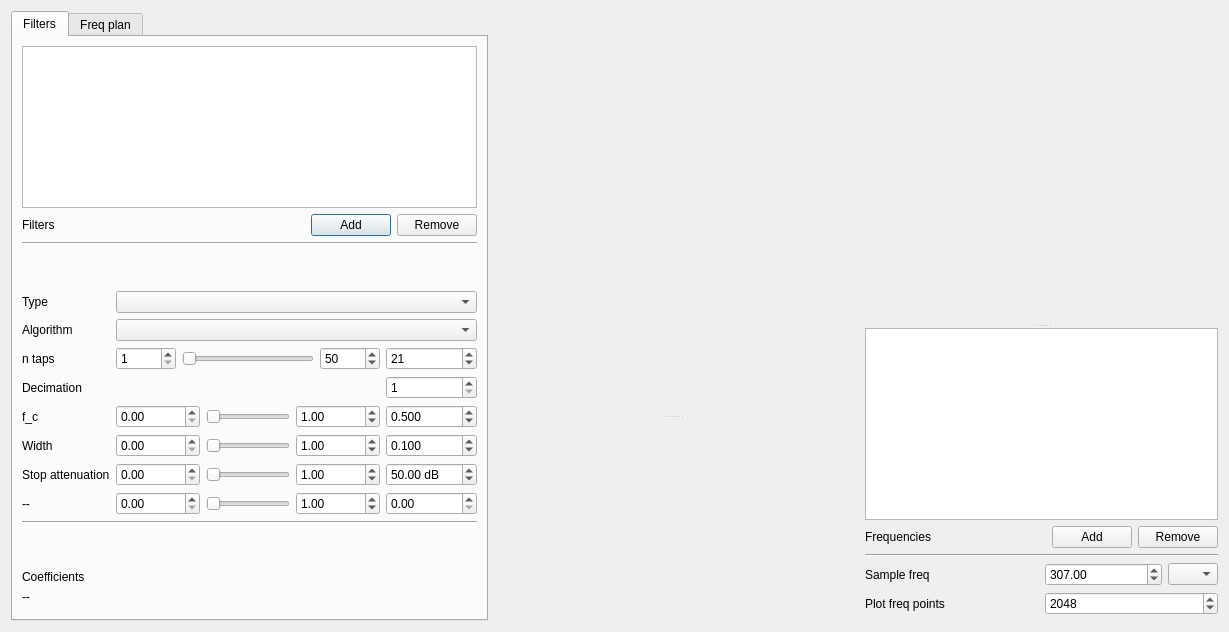
<?xml version="1.0" encoding="UTF-8"?>
<ui version="4.0">
 <class>FIRDesign</class>
 <widget class="QDialog" name="FIRDesign">
  <property name="geometry">
   <rect>
    <x>0</x>
    <y>0</y>
    <width>1229</width>
    <height>632</height>
   </rect>
  </property>
  <property name="windowTitle">
   <string>FIR Design</string>
  </property>
  <layout class="QHBoxLayout" name="horizontalLayout">
   <item>
    <widget class="QTabWidget" name="tabWidget">
     <property name="maximumSize">
      <size>
       <width>500</width>
       <height>16777215</height>
      </size>
     </property>
     <property name="currentIndex">
      <number>0</number>
     </property>
     <widget class="QWidget" name="filter_tab">
      <attribute name="title">
       <string>Filters</string>
      </attribute>
      <layout class="QGridLayout" name="gridLayout_2">
       <item row="10" column="2">
        <widget class="QDoubleSpinBox" name="p2_spinbox">
         <property name="suffix">
          <string> dB</string>
         </property>
         <property name="maximum">
          <double>999.000000000000000</double>
         </property>
         <property name="singleStep">
          <double>5.000000000000000</double>
         </property>
         <property name="value">
          <double>50.000000000000000</double>
         </property>
        </widget>
       </item>
       <item row="15" column="0">
        <widget class="QLabel" name="coefficients_name_label">
         <property name="text">
          <string>Coefficients</string>
         </property>
        </widget>
       </item>
       <item row="11" column="2">
        <widget class="QDoubleSpinBox" name="p3_spinbox"/>
       </item>
       <item row="8" column="1">
        <layout class="QHBoxLayout" name="horizontalLayout_4">
         <item>
          <widget class="QDoubleSpinBox" name="p0_min_spinbox">
           <property name="minimumSize">
            <size>
             <width>60</width>
             <height>0</height>
            </size>
           </property>
           <property name="maximum">
            <double>999999.000000000000000</double>
           </property>
          </widget>
         </item>
         <item>
          <widget class="QSlider" name="p0_slider">
           <property name="orientation">
            <enum>Qt::Horizontal</enum>
           </property>
          </widget>
         </item>
         <item>
          <widget class="QDoubleSpinBox" name="p0_max_spinbox">
           <property name="minimumSize">
            <size>
             <width>60</width>
             <height>0</height>
            </size>
           </property>
           <property name="maximum">
            <double>999999.000000000000000</double>
           </property>
           <property name="value">
            <double>1.000000000000000</double>
           </property>
          </widget>
         </item>
        </layout>
       </item>
       <item row="16" column="0" colspan="3">
        <widget class="QLabel" name="coe_label">
         <property name="sizePolicy">
          <sizepolicy hsizetype="Preferred" vsizetype="Expanding">
           <horstretch>0</horstretch>
           <verstretch>0</verstretch>
          </sizepolicy>
         </property>
         <property name="minimumSize">
          <size>
           <width>0</width>
           <height>20</height>
          </size>
         </property>
         <property name="text">
          <string>--</string>
         </property>
         <property name="alignment">
          <set>Qt::AlignLeading|Qt::AlignLeft|Qt::AlignTop</set>
         </property>
        </widget>
       </item>
       <item row="9" column="1">
        <layout class="QHBoxLayout" name="horizontalLayout_5">
         <item>
          <widget class="QDoubleSpinBox" name="p1_min_spinbox">
           <property name="minimumSize">
            <size>
             <width>60</width>
             <height>0</height>
            </size>
           </property>
           <property name="maximum">
            <double>999999.000000000000000</double>
           </property>
          </widget>
         </item>
         <item>
          <widget class="QSlider" name="p1_slider">
           <property name="orientation">
            <enum>Qt::Horizontal</enum>
           </property>
          </widget>
         </item>
         <item>
          <widget class="QDoubleSpinBox" name="p1_max_spinbox">
           <property name="minimumSize">
            <size>
             <width>60</width>
             <height>0</height>
            </size>
           </property>
           <property name="maximum">
            <double>999999.000000000000000</double>
           </property>
           <property name="value">
            <double>1.000000000000000</double>
           </property>
          </widget>
         </item>
        </layout>
       </item>
       <item row="6" column="0">
        <widget class="QLabel" name="label">
         <property name="text">
          <string>n taps</string>
         </property>
        </widget>
       </item>
       <item row="11" column="0">
        <widget class="QLabel" name="p3_label">
         <property name="text">
          <string>--</string>
         </property>
        </widget>
       </item>
       <item row="10" column="0">
        <widget class="QLabel" name="p2_label">
         <property name="text">
          <string>Stop attenuation</string>
         </property>
        </widget>
       </item>
       <item row="5" column="1" colspan="2">
        <widget class="QComboBox" name="algo_combobox"/>
       </item>
       <item row="7" column="2">
        <widget class="QSpinBox" name="decimation_spinbox">
         <property name="minimum">
          <number>1</number>
         </property>
        </widget>
       </item>
       <item row="8" column="0">
        <widget class="QLabel" name="p0_label">
         <property name="text">
          <string>f_c</string>
         </property>
        </widget>
       </item>
       <item row="9" column="0">
        <widget class="QLabel" name="p1_label">
         <property name="text">
          <string>Width</string>
         </property>
        </widget>
       </item>
       <item row="9" column="2">
        <widget class="QDoubleSpinBox" name="p1_spinbox">
         <property name="decimals">
          <number>3</number>
         </property>
         <property name="maximum">
          <double>1.000000000000000</double>
         </property>
         <property name="singleStep">
          <double>0.010000000000000</double>
         </property>
         <property name="value">
          <double>0.100000000000000</double>
         </property>
        </widget>
       </item>
       <item row="10" column="1">
        <layout class="QHBoxLayout" name="horizontalLayout_6">
         <item>
          <widget class="QDoubleSpinBox" name="p2_min_spinbox">
           <property name="minimumSize">
            <size>
             <width>60</width>
             <height>0</height>
            </size>
           </property>
           <property name="maximum">
            <double>999999.000000000000000</double>
           </property>
          </widget>
         </item>
         <item>
          <widget class="QSlider" name="p2_slider">
           <property name="orientation">
            <enum>Qt::Horizontal</enum>
           </property>
          </widget>
         </item>
         <item>
          <widget class="QDoubleSpinBox" name="p2_max_spinbox">
           <property name="minimumSize">
            <size>
             <width>60</width>
             <height>0</height>
            </size>
           </property>
           <property name="maximum">
            <double>999999.000000000000000</double>
           </property>
           <property name="value">
            <double>1.000000000000000</double>
           </property>
          </widget>
         </item>
        </layout>
       </item>
       <item row="4" column="0">
        <widget class="QLabel" name="label_2">
         <property name="text">
          <string>Type</string>
         </property>
        </widget>
       </item>
       <item row="0" column="0" colspan="3">
        <widget class="QListWidget" name="filters_list">
         <property name="maximumSize">
          <size>
           <width>16777215</width>
           <height>16777215</height>
          </size>
         </property>
        </widget>
       </item>
       <item row="8" column="2">
        <widget class="QDoubleSpinBox" name="p0_spinbox">
         <property name="minimumSize">
          <size>
           <width>70</width>
           <height>0</height>
          </size>
         </property>
         <property name="decimals">
          <number>3</number>
         </property>
         <property name="maximum">
          <double>999999.000000000000000</double>
         </property>
         <property name="singleStep">
          <double>0.050000000000000</double>
         </property>
         <property name="value">
          <double>0.500000000000000</double>
         </property>
        </widget>
       </item>
       <item row="14" column="0">
        <spacer name="verticalSpacer_2">
         <property name="orientation">
          <enum>Qt::Vertical</enum>
         </property>
         <property name="sizeType">
          <enum>QSizePolicy::Fixed</enum>
         </property>
         <property name="sizeHint" stdset="0">
          <size>
           <width>20</width>
           <height>40</height>
          </size>
         </property>
        </spacer>
       </item>
       <item row="3" column="1">
        <spacer name="verticalSpacer_3">
         <property name="orientation">
          <enum>Qt::Vertical</enum>
         </property>
         <property name="sizeType">
          <enum>QSizePolicy::Fixed</enum>
         </property>
         <property name="sizeHint" stdset="0">
          <size>
           <width>20</width>
           <height>40</height>
          </size>
         </property>
        </spacer>
       </item>
       <item row="1" column="0" colspan="3">
        <layout class="QHBoxLayout" name="horizontalLayout_10">
         <item>
          <widget class="QLabel" name="label_9">
           <property name="text">
            <string>Filters</string>
           </property>
          </widget>
         </item>
         <item>
          <spacer name="horizontalSpacer_3">
           <property name="orientation">
            <enum>Qt::Horizontal</enum>
           </property>
           <property name="sizeHint" stdset="0">
            <size>
             <width>40</width>
             <height>20</height>
            </size>
           </property>
          </spacer>
         </item>
         <item>
          <widget class="QPushButton" name="add_filter_button">
           <property name="maximumSize">
            <size>
             <width>16777215</width>
             <height>16777215</height>
            </size>
           </property>
           <property name="text">
            <string>Add</string>
           </property>
          </widget>
         </item>
         <item>
          <widget class="QPushButton" name="remove_filter_button">
           <property name="text">
            <string>Remove</string>
           </property>
          </widget>
         </item>
        </layout>
       </item>
       <item row="11" column="1">
        <layout class="QHBoxLayout" name="horizontalLayout_7">
         <item>
          <widget class="QDoubleSpinBox" name="p3_min_spinbox">
           <property name="minimumSize">
            <size>
             <width>60</width>
             <height>0</height>
            </size>
           </property>
           <property name="maximum">
            <double>999999.000000000000000</double>
           </property>
          </widget>
         </item>
         <item>
          <widget class="QSlider" name="p3_slider">
           <property name="orientation">
            <enum>Qt::Horizontal</enum>
           </property>
          </widget>
         </item>
         <item>
          <widget class="QDoubleSpinBox" name="p3_max_spinbox">
           <property name="minimumSize">
            <size>
             <width>60</width>
             <height>0</height>
            </size>
           </property>
           <property name="maximum">
            <double>999999.000000000000000</double>
           </property>
           <property name="value">
            <double>1.000000000000000</double>
           </property>
          </widget>
         </item>
        </layout>
       </item>
       <item row="7" column="0">
        <widget class="QLabel" name="label_3">
         <property name="text">
          <string>Decimation</string>
         </property>
        </widget>
       </item>
       <item row="5" column="0">
        <widget class="QLabel" name="label_7">
         <property name="text">
          <string>Algorithm</string>
         </property>
        </widget>
       </item>
       <item row="6" column="1">
        <layout class="QHBoxLayout" name="horizontalLayout_3">
         <item>
          <widget class="QSpinBox" name="ntaps_min_spinbox">
           <property name="minimumSize">
            <size>
             <width>60</width>
             <height>0</height>
            </size>
           </property>
           <property name="minimum">
            <number>1</number>
           </property>
          </widget>
         </item>
         <item>
          <widget class="QSlider" name="ntaps_slider">
           <property name="orientation">
            <enum>Qt::Horizontal</enum>
           </property>
          </widget>
         </item>
         <item>
          <widget class="QSpinBox" name="ntaps_max_spinbox">
           <property name="minimumSize">
            <size>
             <width>60</width>
             <height>0</height>
            </size>
           </property>
           <property name="minimum">
            <number>1</number>
           </property>
           <property name="maximum">
            <number>9999</number>
           </property>
           <property name="value">
            <number>50</number>
           </property>
          </widget>
         </item>
        </layout>
       </item>
       <item row="13" column="0" colspan="3">
        <widget class="Line" name="line_2">
         <property name="orientation">
          <enum>Qt::Horizontal</enum>
         </property>
        </widget>
       </item>
       <item row="6" column="2">
        <widget class="QSpinBox" name="ntaps_spinbox">
         <property name="minimum">
          <number>1</number>
         </property>
         <property name="maximum">
          <number>999</number>
         </property>
         <property name="value">
          <number>21</number>
         </property>
        </widget>
       </item>
       <item row="4" column="1" colspan="2">
        <widget class="QComboBox" name="filtertype_combobox"/>
       </item>
       <item row="2" column="0" colspan="3">
        <widget class="Line" name="line_3">
         <property name="orientation">
          <enum>Qt::Horizontal</enum>
         </property>
        </widget>
       </item>
      </layout>
     </widget>
     <widget class="QWidget" name="freq_tab">
      <attribute name="title">
       <string>Freq plan</string>
      </attribute>
      <layout class="QGridLayout" name="gridLayout">
       <item row="5" column="0">
        <spacer name="verticalSpacer">
         <property name="orientation">
          <enum>Qt::Vertical</enum>
         </property>
         <property name="sizeHint" stdset="0">
          <size>
           <width>20</width>
           <height>40</height>
          </size>
         </property>
        </spacer>
       </item>
      </layout>
     </widget>
    </widget>
   </item>
   <item>
    <layout class="QVBoxLayout" name="verticalLayout">
     <property name="leftMargin">
      <number>0</number>
     </property>
     <property name="topMargin">
      <number>0</number>
     </property>
     <property name="bottomMargin">
      <number>0</number>
     </property>
     <item>
      <widget class="QSplitter" name="splitter_2">
       <property name="sizePolicy">
        <sizepolicy hsizetype="Expanding" vsizetype="Expanding">
         <horstretch>0</horstretch>
         <verstretch>0</verstretch>
        </sizepolicy>
       </property>
       <property name="orientation">
        <enum>Qt::Vertical</enum>
       </property>
       <widget class="PlotWidget" name="plot0_widget" native="true">
        <property name="sizePolicy">
         <sizepolicy hsizetype="Expanding" vsizetype="Expanding">
          <horstretch>0</horstretch>
          <verstretch>2</verstretch>
         </sizepolicy>
        </property>
       </widget>
       <widget class="PlotWidget" name="plot2_widget" native="true">
        <property name="sizePolicy">
         <sizepolicy hsizetype="Expanding" vsizetype="Expanding">
          <horstretch>0</horstretch>
          <verstretch>1</verstretch>
         </sizepolicy>
        </property>
       </widget>
      </widget>
     </item>
    </layout>
   </item>
   <item>
    <layout class="QVBoxLayout" name="verticalLayout_2">
     <property name="leftMargin">
      <number>6</number>
     </property>
     <property name="bottomMargin">
      <number>6</number>
     </property>
     <item>
      <widget class="QSplitter" name="splitter">
       <property name="orientation">
        <enum>Qt::Vertical</enum>
       </property>
       <widget class="PlotWidget" name="plot1_widget" native="true">
        <property name="sizePolicy">
         <sizepolicy hsizetype="Expanding" vsizetype="Expanding">
          <horstretch>0</horstretch>
          <verstretch>2</verstretch>
         </sizepolicy>
        </property>
       </widget>
       <widget class="QTableView" name="freq_table">
        <property name="sizePolicy">
         <sizepolicy hsizetype="Expanding" vsizetype="Expanding">
          <horstretch>0</horstretch>
          <verstretch>0</verstretch>
         </sizepolicy>
        </property>
       </widget>
      </widget>
     </item>
     <item>
      <layout class="QHBoxLayout" name="horizontalLayout_9">
       <property name="topMargin">
        <number>0</number>
       </property>
       <property name="bottomMargin">
        <number>0</number>
       </property>
       <item>
        <widget class="QLabel" name="label_8">
         <property name="text">
          <string>Frequencies</string>
         </property>
        </widget>
       </item>
       <item>
        <spacer name="horizontalSpacer_2">
         <property name="orientation">
          <enum>Qt::Horizontal</enum>
         </property>
         <property name="sizeHint" stdset="0">
          <size>
           <width>40</width>
           <height>20</height>
          </size>
         </property>
        </spacer>
       </item>
       <item>
        <widget class="QPushButton" name="add_freq_button">
         <property name="text">
          <string>Add</string>
         </property>
        </widget>
       </item>
       <item>
        <widget class="QPushButton" name="remove_freq_button">
         <property name="text">
          <string>Remove</string>
         </property>
        </widget>
       </item>
      </layout>
     </item>
     <item>
      <widget class="Line" name="line">
       <property name="orientation">
        <enum>Qt::Horizontal</enum>
       </property>
      </widget>
     </item>
     <item>
      <layout class="QGridLayout" name="gridLayout_3">
       <property name="topMargin">
        <number>0</number>
       </property>
       <item row="0" column="0">
        <widget class="QLabel" name="label_6">
         <property name="text">
          <string>Sample freq</string>
         </property>
        </widget>
       </item>
       <item row="0" column="1">
        <layout class="QHBoxLayout" name="horizontalLayout_8">
         <item>
          <widget class="QDoubleSpinBox" name="sampling_freq_spinbox">
           <property name="maximum">
            <double>9999999.000000000000000</double>
           </property>
           <property name="value">
            <double>307.000000000000000</double>
           </property>
          </widget>
         </item>
         <item>
          <widget class="QComboBox" name="sampling_freq_combobox">
           <property name="minimumSize">
            <size>
             <width>30</width>
             <height>0</height>
            </size>
           </property>
           <property name="maximumSize">
            <size>
             <width>50</width>
             <height>16777215</height>
            </size>
           </property>
          </widget>
         </item>
        </layout>
       </item>
       <item row="1" column="0">
        <widget class="QLabel" name="label_5">
         <property name="text">
          <string>Plot freq points</string>
         </property>
        </widget>
       </item>
       <item row="1" column="1">
        <widget class="QSpinBox" name="nfreq_spinbox">
         <property name="minimumSize">
          <size>
           <width>80</width>
           <height>0</height>
          </size>
         </property>
         <property name="minimum">
          <number>1</number>
         </property>
         <property name="maximum">
          <number>999999</number>
         </property>
         <property name="singleStep">
          <number>100</number>
         </property>
         <property name="value">
          <number>2048</number>
         </property>
        </widget>
       </item>
      </layout>
     </item>
    </layout>
   </item>
  </layout>
 </widget>
 <customwidgets>
  <customwidget>
   <class>PlotWidget</class>
   <extends>QWidget</extends>
   <header>pyqtgraph.h</header>
   <container>1</container>
  </customwidget>
 </customwidgets>
 <resources/>
 <connections/>
</ui>
